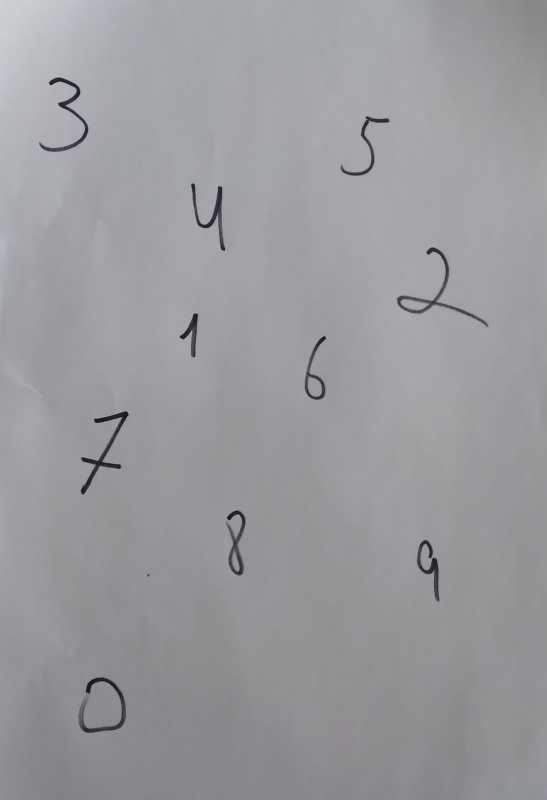
#> input picture pic.jpeg, 1094 x 1600 px (shown at 1/2 size)
$ python -i Main.py   (imports and definitions only)   (older library calls are emulated)
#> lines starting #> are read from the running program, lines starting #| are printed output that depends on the picture
from PIL import Image, ImageDraw, ImageFilter
import numpy as np
from NeuralNetwork import NeuralNetwork
from tkinter import Tk
from tkinter.filedialog import askopenfilename

# [32 lines left out: function main, not called in this run]

def process_image(img):
    """
    function processes image before digit recognition
    input:
        img: numpy array of image
    return:
        numpy array of image
    """
    # turn bright pixels to white
    img[img > 125] = 255
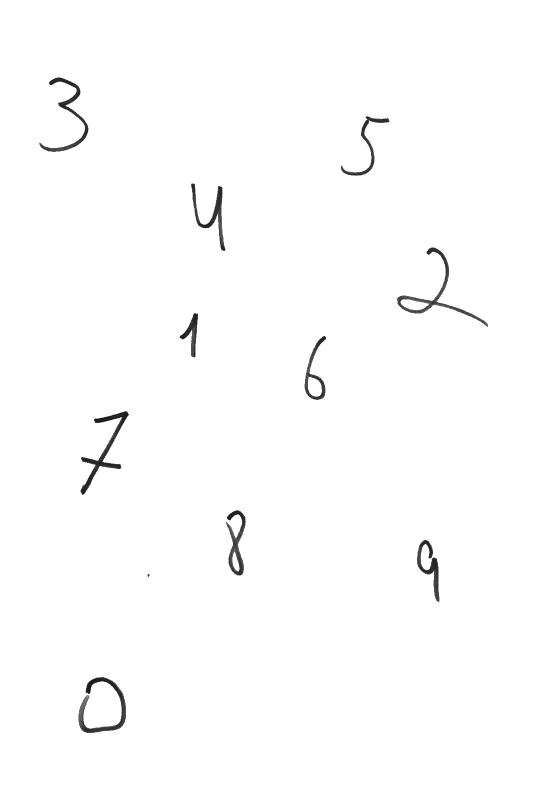
#> img: shape (1600, 1094) (shown at 1/2 size); min 2, max 255, mean 252.7
    # blur and darken image
    img = Image.fromarray(img)
    img = img.filter(ImageFilter.GaussianBlur(radius=3))
#> img: PIL image 1094x1600 L
    img = img.point(lambda p: max(0, 255 - 3 * (255 - p)))
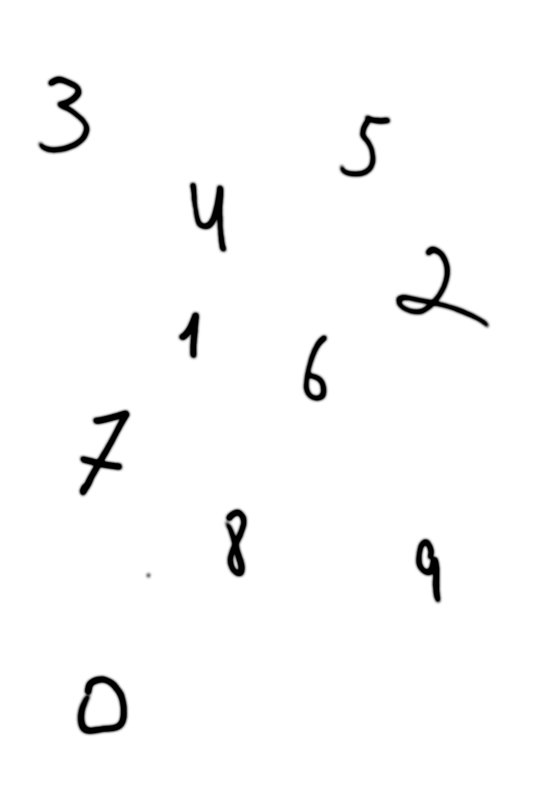
#> img: PIL image 1094x1600 L (shown at 1/2 size); min 0, max 255, mean 250
    return np.array(img)

# [76 lines left out: functions get_digits_from_picture, extract_symbol, resize_symbol, not called in this run]

# [2 lines not run here, left out]

>>> import cv2
>>> picture = cv2.imread('../pic.jpeg', cv2.IMREAD_GRAYSCALE)
>>> result = process_image(picture)
